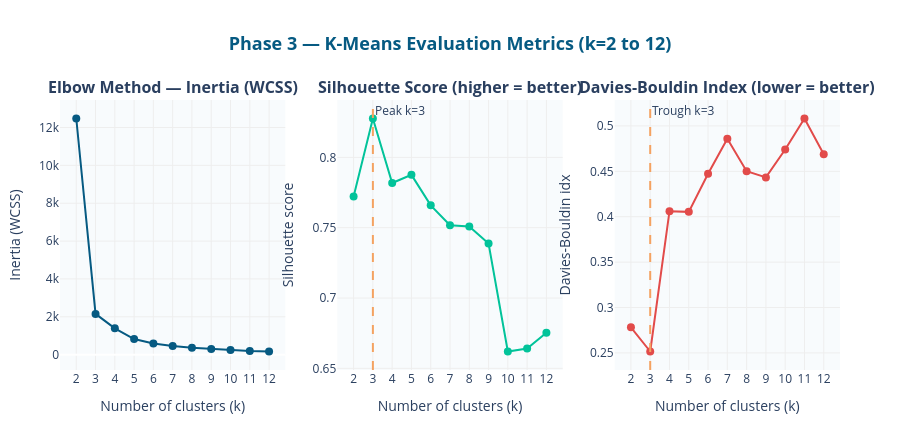

Here is the notebook cell this chart was saved with:
### Markdown cell above
## Step 5 — Plot Elbow, Silhouette & Davies-Bouldin

### Code cell
fig_eval = make_subplots(
    rows=1, cols=3,
    subplot_titles=[
        '<b>Elbow Method — Inertia (WCSS)</b>',
        '<b>Silhouette Score (higher = better)</b>',
        '<b>Davies-Bouldin Index (lower = better)</b>'
    ]
)

fig_eval.add_trace(go.Scatter(
    x=k_list, y=inertias,
    mode='lines+markers',
    line=dict(color='#065A82', width=2),
    marker=dict(size=8, color='#065A82'),
    name='Inertia',
    hovertemplate='k=%{x}<br>Inertia: %{y:.4f}<extra></extra>'
), row=1, col=1)

best_sil_k = k_list[sil_scores.index(max(sil_scores))]
fig_eval.add_trace(go.Scatter(
    x=k_list, y=sil_scores,
    mode='lines+markers',
    line=dict(color='#02C39A', width=2),
    marker=dict(size=8, color='#02C39A'),
    name='Silhouette',
    hovertemplate='k=%{x}<br>Silhouette: %{y:.4f}<extra></extra>'
), row=1, col=2)
fig_eval.add_vline(x=best_sil_k, line_dash='dash', line_color='#F4A261',
    annotation_text=f'Peak k={best_sil_k}',
    annotation_position='top right', row=1, col=2)

best_db_k = k_list[db_scores.index(min(db_scores))]
fig_eval.add_trace(go.Scatter(
    x=k_list, y=db_scores,
    mode='lines+markers',
    line=dict(color='#E24B4A', width=2),
    marker=dict(size=8, color='#E24B4A'),
    name='Davies-Bouldin',
    hovertemplate='k=%{x}<br>DB Index: %{y:.4f}<extra></extra>'
), row=1, col=3)
fig_eval.add_vline(x=best_db_k, line_dash='dash', line_color='#F4A261',
    annotation_text=f'Trough k={best_db_k}',
    annotation_position='top right', row=1, col=3)

fig_eval.update_layout(
    title=dict(text='<b>Phase 3 — K-Means Evaluation Metrics (k=2 to 12)</b>',
               font=dict(size=18, color='#065A82'), x=0.5),
    height=430, paper_bgcolor='white', plot_bgcolor='#F8FBFD',
    showlegend=False, margin=dict(t=100, b=60, l=60, r=60)
)
fig_eval.update_xaxes(title_text='Number of clusters (k)',
                       showgrid=True, gridcolor='#EEEEEE', dtick=1)
fig_eval.update_yaxes(showgrid=True, gridcolor='#EEEEEE')
fig_eval.update_yaxes(title_text='Inertia (WCSS)',     row=1, col=1)
fig_eval.update_yaxes(title_text='Silhouette score',   row=1, col=2)
fig_eval.update_yaxes(title_text='Davies-Bouldin idx', row=1, col=3)
fig_eval.write_html('phase5_evaluation_metrics.html')
fig_eval.show()
print(f'Best k by Silhouette   : k={best_sil_k}  (score={max(sil_scores):.4f})')
print(f'Best k by Davies-Bouldin: k={best_db_k}  (score={min(db_scores):.4f})')

### Figure 1 — Plotly figure (JSON) as saved in the notebook; plotly's stock layout.template omitted (floating-point values rounded to 4 significant figures)
{"data": [{"hovertemplate": "k=%{x}<br>Inertia: %{y:.4f}<extra></extra>", "line": {"color": "#065A82", "width": 2}, "marker": {"color": "#065A82", "size": 8}, "mode": "lines+markers", "name": "Inertia", "type": "scatter", "x": [2, 3, 4, 5, 6, 7, 8, 9, 10, 11, 12], "xaxis": "x", "y": [12470.0, 2155.0, 1391.0, 826.9, 592.8, 453.6, 366.4, 305.7, 242.3, 190.0, 167.3], "yaxis": "y"}, {"hovertemplate": "k=%{x}<br>Silhouette: %{y:.4f}<extra></extra>", "line": {"color": "#02C39A", "width": 2}, "marker": {"color": "#02C39A", "size": 8}, "mode": "lines+markers", "name": "Silhouette", "type": "scatter", "x": [2, 3, 4, 5, 6, 7, 8, 9, 10, 11, 12], "xaxis": "x2", "y": [0.7722, 0.8276, 0.7817, 0.7876, 0.7659, 0.7518, 0.7509, 0.7388, 0.662, 0.6641, 0.6754], "yaxis": "y2"}, {"hovertemplate": "k=%{x}<br>DB Index: %{y:.4f}<extra></extra>", "line": {"color": "#E24B4A", "width": 2}, "marker": {"color": "#E24B4A", "size": 8}, "mode": "lines+markers", "name": "Davies-Bouldin", "type": "scatter", "x": [2, 3, 4, 5, 6, 7, 8, 9, 10, 11, 12], "xaxis": "x3", "y": [0.2781, 0.2516, 0.406, 0.4053, 0.4473, 0.4858, 0.4502, 0.4433, 0.474, 0.5082, 0.4687], "yaxis": "y3"}], "layout": {"annotations": [{"font": {"size": 16}, "showarrow": false, "text": "<b>Elbow Method — Inertia (WCSS)</b>", "x": 0.1444, "xanchor": "center", "xref": "paper", "y": 1, "yanchor": "bottom", "yref": "paper"}, {"font": {"size": 16}, "showarrow": false, "text": "<b>Silhouette Score (higher = better)</b>", "x": 0.5, "xanchor": "center", "xref": "paper", "y": 1, "yanchor": "bottom", "yref": "paper"}, {"font": {"size": 16}, "showarrow": false, "text": "<b>Davies-Bouldin Index (lower = better)</b>", "x": 0.8556, "xanchor": "center", "xref": "paper", "y": 1, "yanchor": "bottom", "yref": "paper"}, {"showarrow": false, "text": "Peak k=3", "x": 3, "xanchor": "left", "xref": "x2", "y": 1, "yanchor": "top", "yref": "y2 domain"}, {"showarrow": false, "text": "Trough k=3", "x": 3, "xanchor": "left", "xref": "x3", "y": 1, "yanchor": "top", "yref": "y3 domain"}], "height": 430, "margin": {"b": 60, "l": 60, "r": 60, "t": 100}, "paper_bgcolor": "white", "plot_bgcolor": "#F8FBFD", "shapes": [{"line": {"color": "#F4A261", "dash": "dash"}, "type": "line", "x0": 3, "x1": 3, "xref": "x2", "y0": 0, "y1": 1, "yref": "y2 domain"}, {"line": {"color": "#F4A261", "dash": "dash"}, "type": "line", "x0": 3, "x1": 3, "xref": "x3", "y0": 0, "y1": 1, "yref": "y3 domain"}], "showlegend": false, "title": {"font": {"color": "#065A82", "size": 18}, "text": "<b>Phase 3 — K-Means Evaluation Metrics (k=2 to 12)</b>", "x": 0.5}, "xaxis": {"anchor": "y", "domain": [0, 0.2889], "dtick": 1, "gridcolor": "#EEEEEE", "showgrid": true, "title": {"text": "Number of clusters (k)"}}, "xaxis2": {"anchor": "y2", "domain": [0.3556, 0.6444], "dtick": 1, "gridcolor": "#EEEEEE", "showgrid": true, "title": {"text": "Number of clusters (k)"}}, "xaxis3": {"anchor": "y3", "domain": [0.7111, 1], "dtick": 1, "gridcolor": "#EEEEEE", "showgrid": true, "title": {"text": "Number of clusters (k)"}}, "yaxis": {"anchor": "x", "domain": [0, 1], "gridcolor": "#EEEEEE", "showgrid": true, "title": {"text": "Inertia (WCSS)"}}, "yaxis2": {"anchor": "x2", "domain": [0, 1], "gridcolor": "#EEEEEE", "showgrid": true, "title": {"text": "Silhouette score"}}, "yaxis3": {"anchor": "x3", "domain": [0, 1], "gridcolor": "#EEEEEE", "showgrid": true, "title": {"text": "Davies-Bouldin idx"}}}}
